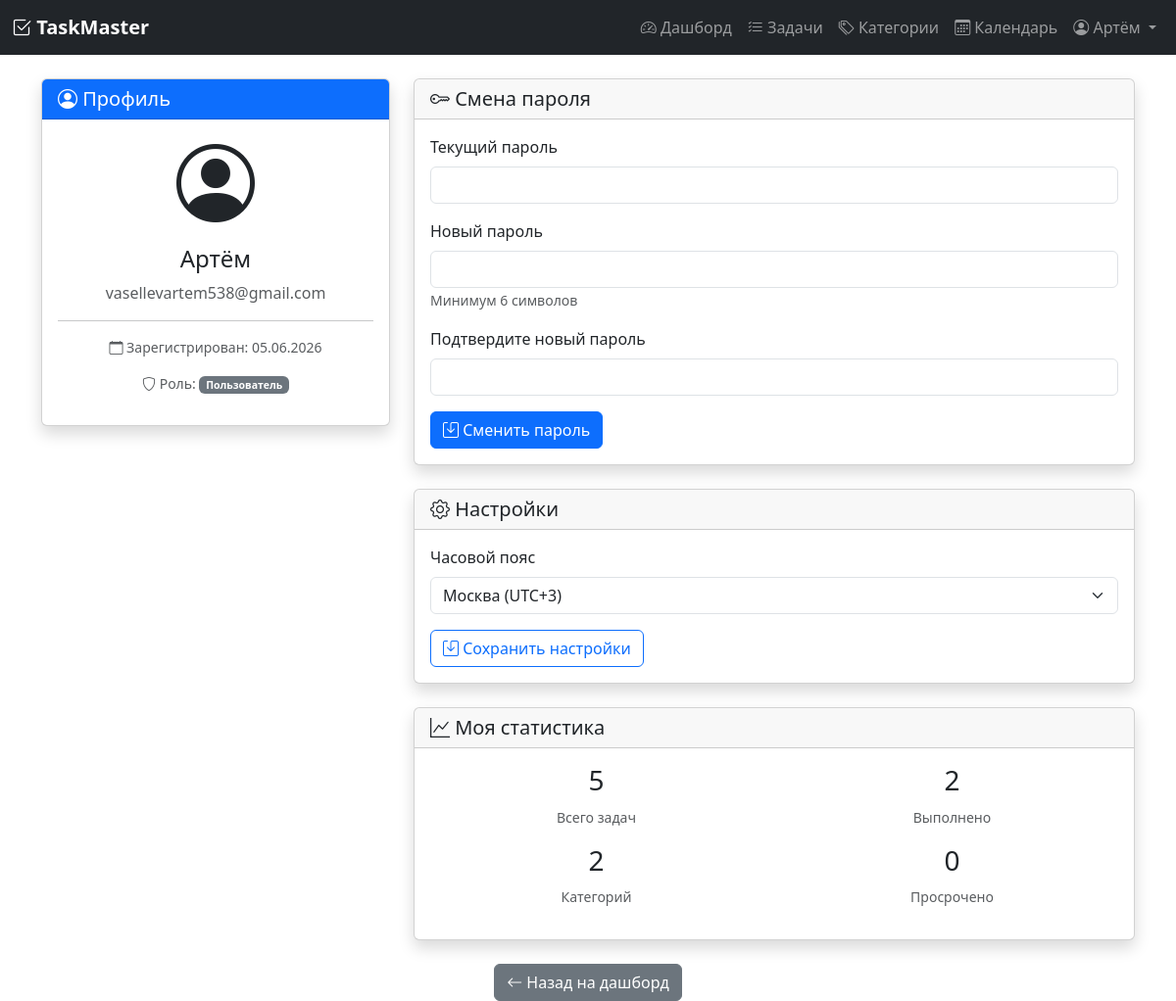
The app's page /profile (signed in) with its own data.
### models.py (models this page shows, shortened)
class User(UserMixin, db.Model):
    __tablename__ = 'user'
    id = db.Column(db.Integer, primary_key=True)
    username = db.Column(db.String(80), unique=True, nullable=False)
    email = db.Column(db.String(120), unique=True, nullable=False)
    password_hash = db.Column(db.String(200), nullable=False)
    registered_at = db.Column(db.DateTime, default=datetime.utcnow)
    timezone = db.Column(db.String(50), default='Europe/Moscow')
    role = db.Column(db.String(20), default='user')  # 'user' или 'admin'
    tasks = db.relationship('Task', backref='author', lazy=True, cascade='all, delete-orphan')
    categories = db.relationship('Category', backref='user', lazy=True, cascade='all, delete-orphan')
    tags = db.relationship('Tag', backref='user', lazy=True, cascade='all, delete-orphan')

### app.py (the view)
@app.route('/profile')
@login_required
def profile():
    return render_template('profile.html', user=current_user)

### app.py (called while the page is built)
@login_manager.user_loader
def load_user(user_id):
    return User.query.get(int(user_id))

### models.py (called while the page is built)
    @property
    def is_overdue(self):
        if self.status == 'completed':
            return False
        if self.deadline and self.deadline < datetime.utcnow():
            return True
        return False

### templates/profile.html (shortened to what this page needs)
{% extends "base.html" %}
{% block content %}
<div class="row">
    <div class="col-md-4 mb-4">
        <div class="card shadow">
            <div class="card-header bg-primary text-white">
                <h5 class="mb-0"><i class="bi bi-person-circle"></i> Профиль</h5>
            </div>
            <div class="card-body text-center">
                <div class="mb-3">
                    <div class="display-1">
                        <i class="bi bi-person-circle"></i>
                    </div>
                </div>
                <h4>{{ user.username }}</h4>
                <p class="text-muted">{{ user.email }}</p>
                <hr>
                <p class="small text-muted">
                    <i class="bi bi-calendar"></i> Зарегистрирован: {{ user.registered_at.strftime('%d.%m.%Y') }}
                </p>
                <p class="small text-muted">
                    <i class="bi bi-shield"></i> Роль:
                    {% if user.role == 'admin' %}
                        <span class="badge bg-danger">Администратор</span>
                    {% else %}
                        <span class="badge bg-secondary">Пользователь</span>
                    {% endif %}
                </p>
            </div>
        </div>
    </div>
    <div class="col-md-8">
        <div class="card shadow mb-4">
            <div class="card-header">
                <h5 class="mb-0"><i class="bi bi-key"></i> Смена пароля</h5>
            </div>
            <div class="card-body">
                <form action="{{ url_for('change_password') }}" method="POST">
                    <div class="mb-3">
                        <label for="current_password" class="form-label">Текущий пароль</label>
                        <input type="password" class="form-control" id="current_password"
                               name="current_password" required>
                    </div>
                    <div class="mb-3">
                        <label for="new_password" class="form-label">Новый пароль</label>
                        <input type="password" class="form-control" id="new_password"
                               name="new_password" required>
                        <small class="text-muted">Минимум 6 символов</small>
                    </div>
                    <div class="mb-3">
                        <label for="confirm_password" class="form-label">Подтвердите новый пароль</label>
                        <input type="password" class="form-control" id="confirm_password"
                               name="confirm_password" required>
                    </div>
                    <button type="submit" class="btn btn-primary">
                        <i class="bi bi-save"></i> Сменить пароль
                    </button>
                </form>
            </div>
        </div>
        <div class="card shadow">
            <div class="card-header">
                <h5 class="mb-0"><i class="bi bi-gear"></i> Настройки</h5>
            </div>
            <div class="card-body">
                <form action="{{ url_for('profile_settings') }}" method="POST">
                    <div class="mb-3">
                        <label for="timezone" class="form-label">Часовой пояс</label>
                        <select class="form-select" id="timezone" name="timezone">
                            <option value="Europe/Moscow" {% if user.timezone == 'Europe/Moscow' %}selected{% endif %}>
                                Москва (UTC+3)
                            </option>
                        </select>
                    </div>
                    <button type="submit" class="btn btn-outline-primary">
                        <i class="bi bi-save"></i> Сохранить настройки
                    </button>
                </form>
            </div>
        </div>
        <div class="card shadow mt-4">
            <div class="card-header">
                <h5 class="mb-0"><i class="bi bi-graph-up"></i> Моя статистика</h5>
            </div>
            <div class="card-body">
                <div class="row text-center">
                    <div class="col-6 mb-3">
                        <h3>{{ user.tasks|length }}</h3>
                        <small class="text-muted">Всего задач</small>
                    </div>
                    <div class="col-6 mb-3">
                        <h3>{{ user.tasks|selectattr('status', 'equalto', 'completed')|list|length }}</h3>
                        <small class="text-muted">Выполнено</small>
                    </div>
                    <div class="col-6 mb-3">
                        <h3>{{ user.categories|length }}</h3>
                        <small class="text-muted">Категорий</small>
                    </div>
                    <div class="col-6 mb-3">
                        <h3>{{ user.tasks|selectattr('is_overdue')|list|length }}</h3>
                        <small class="text-muted">Просрочено</small>
                    </div>
                </div>
            </div>
        </div>
    </div>
</div>
<div class="mt-4 text-center">
    <a href="{{ url_for('dashboard') }}" class="btn btn-secondary">
        <i class="bi bi-arrow-left"></i> Назад на дашборд
    </a>
</div>
{% endblock %}

### templates/base.html (shortened to what this page needs)
<!DOCTYPE html>
<html lang="ru">
<head>
    <link href="https://cdn.jsdelivr.net/npm/bootstrap@5.3.0/dist/css/bootstrap.min.css" rel="stylesheet">
    <link rel="stylesheet" href="https://cdn.jsdelivr.net/npm/bootstrap-icons@1.11.0/font/bootstrap-icons.css">
</head>
<body>
    {% if current_user.is_authenticated %}
    <nav class="navbar navbar-expand-lg navbar-dark bg-dark">
        <div class="container-fluid">
            <a class="navbar-brand" href="{{ url_for('dashboard') }}">
                <i class="bi bi-check2-square"></i> TaskMaster
            </a>
            <div class="collapse navbar-collapse" id="navbarNav">
                <ul class="navbar-nav ms-auto">
    <li class="nav-item">
        <a class="nav-link" href="{{ url_for('dashboard') }}">
            <i class="bi bi-speedometer2"></i> Дашборд
        </a>
    </li>
    <li class="nav-item">
        <a class="nav-link" href="{{ url_for('tasks') }}">
            <i class="bi bi-list-check"></i> Задачи
        </a>
    </li>
    <li class="nav-item">
        <a class="nav-link" href="{{ url_for('categories') }}">
            <i class="bi bi-tags"></i> Категории
        </a>
    </li>
    <li class="nav-item">
        <a class="nav-link" href="{{ url_for('calendar_view') }}">
            <i class="bi bi-calendar3"></i> Календарь
        </a>
    </li>
    <li class="nav-item dropdown">
        <a class="nav-link dropdown-toggle" href="#" id="userDropdown" role="button" data-bs-toggle="dropdown">
            <i class="bi bi-person-circle"></i> {{ current_user.username }}
        </a>
    </li>
</ul>
            </div>
        </div>
    </nav>
    {% endif %}
    <div class="container mt-4">
        {% block content %}{% endblock %}
    </div>
</body>
</html>

### templates/base.html (style rules this page uses)
.navbar-brand { font-weight: bold; }

### records on screen
User: username "Артём", email "vasellevartem538@gmail.com", registered_at "05.06.2026", timezone "Москва (UTC+3)"

### other values on screen
{{ user.tasks|length }} "5"
{{ user.tasks|selectattr('status', 'equalto', 'completed')|list|length }} "2"
{{ user.categories|length }} "2"
{{ user.tasks|selectattr('is_overdue')|list|length }} "0"
